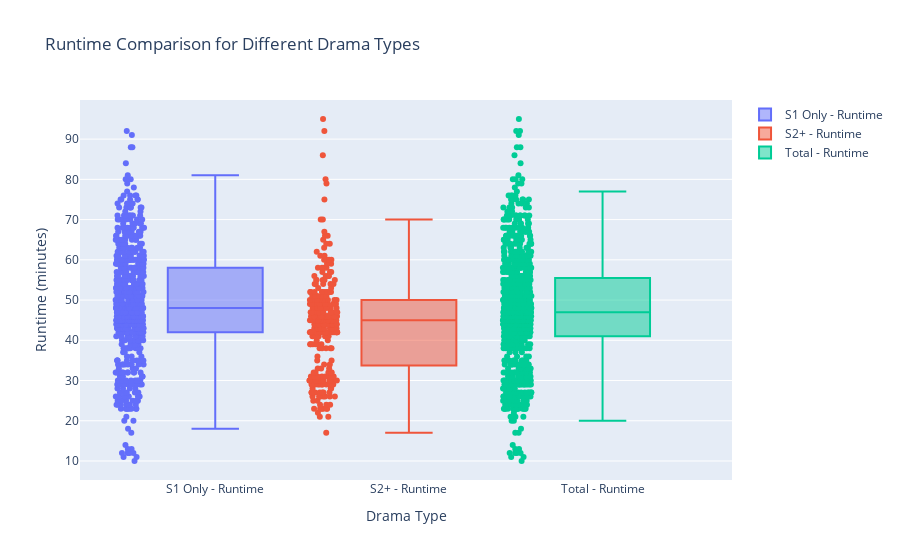

The notebook cell saved with this chart:
### Markdown cell above
## runtime

### Code cell
# runtime Box Plot 시각화
fig = go.Figure()

# runtime Box Plot
fig.add_trace(go.Box(
    y=df_1['runtime'],
    name='S1 Only - Runtime',
    boxpoints='all',
    jitter=0.3,
    pointpos=-1.8
))

fig.add_trace(go.Box(
    y=df_2['runtime'],
    name='S2+ - Runtime',
    boxpoints='all',
    jitter=0.3,
    pointpos=-1.8
))

fig.add_trace(go.Box(
    y=df['runtime'],
    name='Total - Runtime',
    boxpoints='all',
    jitter=0.3,
    pointpos=-1.8
))

# 레이아웃 설정
fig.update_layout(
    title='Runtime Comparison for Different Drama Types',
    xaxis_title='Drama Type',
    yaxis_title='Runtime (minutes)',
    showlegend=True
)

# runtime 그래프 보여주기
fig.show()

### Figure 1 — Plotly figure (JSON) as saved in the notebook; plotly's stock layout.template omitted (floating-point values rounded to 4 significant figures; data arrays with more than 128 entries replaced by an {"elided": "..."} marker saying what was removed)
{"data": [{"boxpoints": "all", "jitter": 0.3, "name": "S1 Only - Runtime", "pointpos": -1.8, "type": "box", "y": {"elided": "631 int values"}}, {"boxpoints": "all", "jitter": 0.3, "name": "S2+ - Runtime", "pointpos": -1.8, "type": "box", "y": {"elided": "277 int values"}}, {"boxpoints": "all", "jitter": 0.3, "name": "Total - Runtime", "pointpos": -1.8, "type": "box", "y": {"elided": "908 int values"}}], "layout": {"showlegend": true, "title": {"text": "Runtime Comparison for Different Drama Types"}, "xaxis": {"title": {"text": "Drama Type"}}, "yaxis": {"title": {"text": "Runtime (minutes)"}}}}
